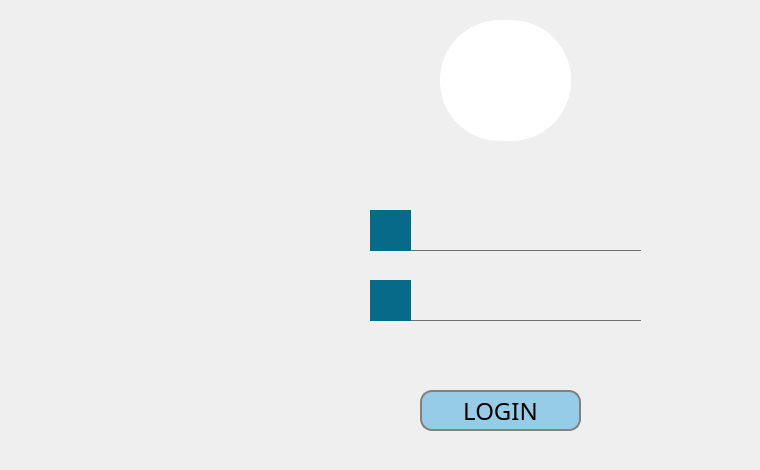
    <widget class="QWidget" name="page">
     <widget class="QLabel" name="label_7">
      <property name="geometry">
       <rect>
        <x>260</x>
        <y>70</y>
        <width>491</width>
        <height>391</height>
       </rect>
      </property>
      <property name="styleSheet">
       <string notr="true">*{
font-family: century gothic;
font-size:24px;
}
QFrame{
border-radius: 8px solid;
 background-color: qlineargradient(x1: 0, y1: 0, x2: 0, y2: 1,
                                   stop: 0 #37B7B7, stop: 1 #45AEAE);}</string>
      </property>
      <property name="text">
       <string/>
      </property>
     </widget>
     <widget class="QLineEdit" name="lineEdit_username">
      <property name="geometry">
       <rect>
        <x>410</x>
        <y>210</y>
        <width>231</width>
        <height>41</height>
       </rect>
      </property>
      <property name="font">
       <font>
        <pointsize>14</pointsize>
        <weight>50</weight>
        <italic>false</italic>
        <bold>false</bold>
       </font>
      </property>
      <property name="styleSheet">
       <string notr="true">QLineEdit {
 background-color:transparent;
padding: 1px;
border: none;
border-bottom: 1px solid #717072;
}</string>
      </property>
      <property name="text">
       <string/>
      </property>
     </widget>
     <widget class="QLineEdit" name="lineEdit_password">
      <property name="geometry">
       <rect>
        <x>410</x>
        <y>280</y>
        <width>231</width>
        <height>41</height>
       </rect>
      </property>
      <property name="font">
       <font>
        <pointsize>14</pointsize>
       </font>
      </property>
      <property name="styleSheet">
       <string notr="true">QLineEdit {
 background-color:transparent;
padding: 1px;
border: none;
border-bottom: 1px solid #717072;
}</string>
      </property>
      <property name="text">
       <string/>
      </property>
      <property name="echoMode">
       <enum>QLineEdit::Password</enum>
      </property>
     </widget>
     <widget class="QToolButton" name="toolButton_username">
      <property name="geometry">
       <rect>
        <x>370</x>
        <y>210</y>
        <width>41</width>
        <height>41</height>
       </rect>
      </property>
      <property name="styleSheet">
       <string notr="true">QToolButton{
background:#076A89;
border-radius:64px;
padding: 6px;
border-style: solid;
}</string>
      </property>
      <property name="text">
       <string/>
      </property>
      <property name="icon">
       <iconset resource="resource.qrc">
        <normaloff>:/rsc/img/user icon.png</normaloff>:/rsc/img/user icon.png</iconset>
      </property>
      <property name="iconSize">
       <size>
        <width>40</width>
        <height>40</height>
       </size>
      </property>
     </widget>
     <widget class="QToolButton" name="toolButton_password">
      <property name="geometry">
       <rect>
        <x>370</x>
        <y>280</y>
        <width>41</width>
        <height>41</height>
       </rect>
      </property>
      <property name="styleSheet">
       <string notr="true">QToolButton{
background:#076A89;
border-radius:64px;
padding: 6px;
}</string>
      </property>
      <property name="text">
       <string/>
      </property>
      <property name="icon">
       <iconset resource="resource.qrc">
        <normaloff>:/rsc/img/password.png</normaloff>:/rsc/img/password.png</iconset>
      </property>
      <property name="iconSize">
       <size>
        <width>30</width>
        <height>30</height>
       </size>
      </property>
     </widget>
     <widget class="QPushButton" name="login">
      <property name="enabled">
       <bool>true</bool>
      </property>
      <property name="geometry">
       <rect>
        <x>420</x>
        <y>390</y>
        <width>161</width>
        <height>41</height>
       </rect>
      </property>
      <property name="font">
       <font>
        <family>Segoe Script</family>
        <pointsize>18</pointsize>
        <weight>50</weight>
        <italic>false</italic>
        <bold>false</bold>
        <underline>false</underline>
        <strikeout>false</strikeout>
       </font>
      </property>
      <property name="styleSheet">
       <string notr="true">QPushButton{
background:#96CCE6;
border-radius:12px;
border-style: solid;
border: 2px solid gray;
}
QPushButton:hover{
color:#333;
background:#FF7684;
}</string>
      </property>
      <property name="text">
       <string>LOGIN</string>
      </property>
     </widget>
     <widget class="QToolButton" name="toolButton_logicon">
      <property name="geometry">
       <rect>
        <x>440</x>
        <y>20</y>
        <width>131</width>
        <height>121</height>
       </rect>
      </property>
      <property name="styleSheet">
       <string notr="true">
background:white;
border-radius:60px;
</string>
      </property>
      <property name="text">
       <string/>
      </property>
      <property name="icon">
       <iconset resource="resource.qrc">
        <normaloff>:/rsc/img/log.png</normaloff>:/rsc/img/log.png</iconset>
      </property>
      <property name="iconSize">
       <size>
        <width>128</width>
        <height>128</height>
       </size>
      </property>
     </widget>
    </widget>
